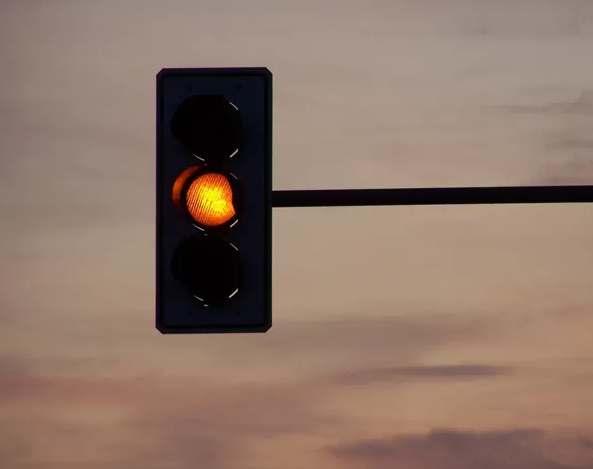
#> input picture fotos/amarelo.png, 593 x 469 px
$ python -i segmentacao.py   (imports and definitions only)
#> lines starting #> are read from the running program, lines starting #| are printed output that depends on the picture; after the words box and inside, x2 and y2 are one past the last pixel; in counts of white or black regions, pixels touching at a corner belong together
"""Etapa 3: segmentação HSV e operações morfológicas."""

import cv2
import numpy as np

# Limites HSV do OpenCV: H entre 0-179; S e V entre 0-255.
LIMITES_HSV = {
    "vermelho": [
        ((0, 80, 60), (12, 255, 255)),
        ((168, 80, 60), (179, 255, 255)),
    ],
    "amarelo": [((15, 80, 70), (38, 255, 255))],
    "verde": [((38, 60, 50), (90, 255, 255))],
}


def converter_hsv(imagem):
    return cv2.cvtColor(imagem, cv2.COLOR_BGR2HSV)


def criar_mascaras(imagem_hsv, limites=None):
    """Cria máscaras binárias para vermelho, amarelo e verde."""
    limites = limites or LIMITES_HSV
    mascaras = {}

    for cor, faixas in limites.items():
        mascara = np.zeros(imagem_hsv.shape[:2], dtype=np.uint8)
        for minimo, maximo in faixas:
            faixa = cv2.inRange(
                imagem_hsv,
                np.array(minimo, dtype=np.uint8),
                np.array(maximo, dtype=np.uint8),
            )
            mascara = cv2.bitwise_or(mascara, faixa)
        mascaras[cor] = mascara

    return mascaras


def aplicar_regioes_esperadas(mascaras):
    """Mantém cada cor em uma zona vertical esperada com sobreposição."""
    altura = next(iter(mascaras.values())).shape[0]
    zonas = {
        "vermelho": (0.00, 0.42),
        "amarelo": (0.25, 0.72),
        "verde": (0.55, 1.00),
    }
    resultado = {}

    for cor, mascara in mascaras.items():
        filtrada = np.zeros_like(mascara)
        inicio, fim = zonas[cor]
        filtrada[int(altura * inicio) : int(altura * fim)] = mascara[
            int(altura * inicio) : int(altura * fim)
        ]
        resultado[cor] = filtrada

    return resultado


def limpar_mascara(mascara, tamanho_kernel=3, iteracoes=1):
    """Aplica fechamento e abertura com kernel elíptico."""
    if tamanho_kernel <= 0 or iteracoes <= 0:
        raise ValueError("Kernel e iterações devem ser maiores que zero.")

    kernel = cv2.getStructuringElement(
        cv2.MORPH_ELLIPSE, (tamanho_kernel, tamanho_kernel)
    )
    mascara = cv2.morphologyEx(
        mascara, cv2.MORPH_CLOSE, kernel, iterations=iteracoes
    )
    return cv2.morphologyEx(
        mascara, cv2.MORPH_OPEN, kernel, iterations=iteracoes
    )


def segmentar(imagem, tamanho_kernel=3, iteracoes=1):
    """Executa HSV, zonas esperadas e limpeza das três máscaras."""
    mascaras = criar_mascaras(converter_hsv(imagem))
    mascaras = aplicar_regioes_esperadas(mascaras)
    mascaras_limpas = {
        cor: limpar_mascara(mascara, tamanho_kernel, iteracoes)
        for cor, mascara in mascaras.items()
    }
    return mascaras, mascaras_limpas

>>> import cv2
>>> picture = cv2.imread('fotos/amarelo.png')
#> picture is the input picture: shape (469, 593, 3); mean B, G, R 104.5, 117.8, 141.4
>>> result = segmentar(picture)
#> in converter_hsv, `return cv2.cvtColor(imagem, cv2.COLOR_BGR2HSV)`: returned value: shape (469, 593, 3); mean H, S, V 24.8, 78.2, 141.9
#> in criar_mascaras, `limites = limites or LIMITES_HSV`: limites = 3 items
#> the loop in criar_mascaras, `for cor, faixas in limites.items():` made 3 passes
#> (cor, faixas) on passes 2 to 3: ('amarelo', [((15, 80, 70), (38, 255, 255))]), ('verde', [((38, 60, 50), (90, 255, 255))])
#> cor on pass 1: 'vermelho'
#> the loop in aplicar_regioes_esperadas, `for cor, mascara in mascaras.items():` made 3 passes
#> (cor, inicio, fim) on passes 1 to 3: ('vermelho', 0, 0.42), ('amarelo', 0.25, 0.72), ('verde', 0.55, 1)
#> after the loop in aplicar_regioes_esperadas, `for cor, mascara in mascaras.items():`:
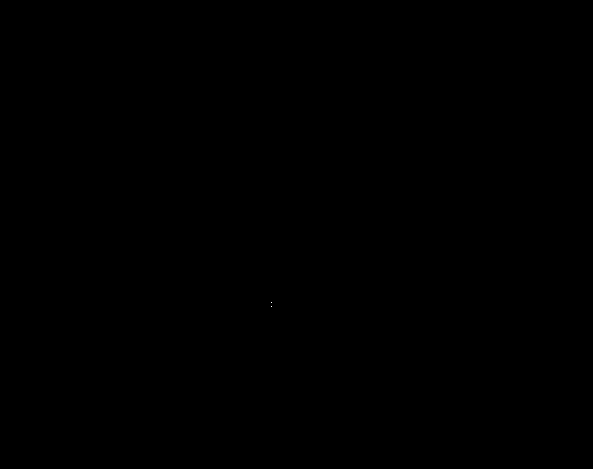
#> filtrada: shape (469, 593); 0% white in thin lines or dots, all inside (x1, y1, x2, y2) = (271, 302, 272, 307)

$ run again, on fotos/verde.png
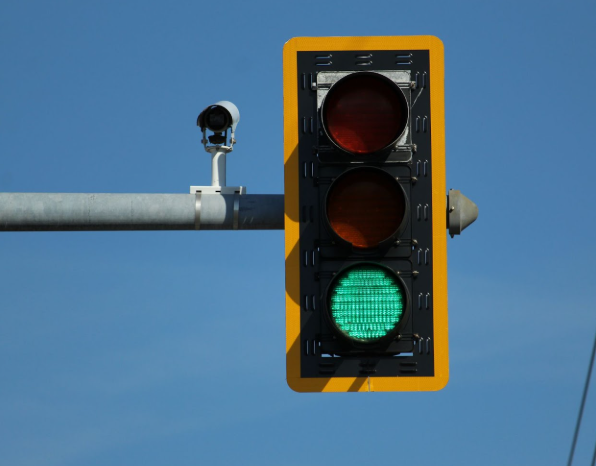
#> input picture fotos/verde.png, 596 x 466 px
#> picture is the input picture: shape (466, 596, 3); mean B, G, R 139.4, 112.8, 76.1
#> limites = 3 items
#> the loop in criar_mascaras, `for cor, faixas in limites.items():` made 3 passes
#> (cor, faixas) on passes 2 to 3: ('amarelo', [((15, 80, 70), (38, 255, 255))]), ('verde', [((38, 60, 50), (90, 255, 255))])
#> the loop in aplicar_regioes_esperadas, `for cor, mascara in mascaras.items():` made 3 passes
#> (cor, inicio, fim) on passes 1 to 3: ('vermelho', 0, 0.42), ('amarelo', 0.25, 0.72), ('verde', 0.55, 1)
#> after the loop in aplicar_regioes_esperadas, `for cor, mascara in mascaras.items():`:
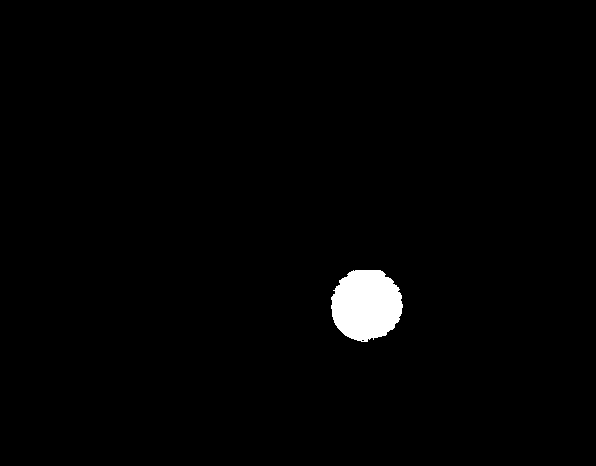
#> filtrada: shape (466, 596); 1.5% white; 1 white region, box (x1, y1, x2, y2) and area: (331, 270, 403, 342) 4034
